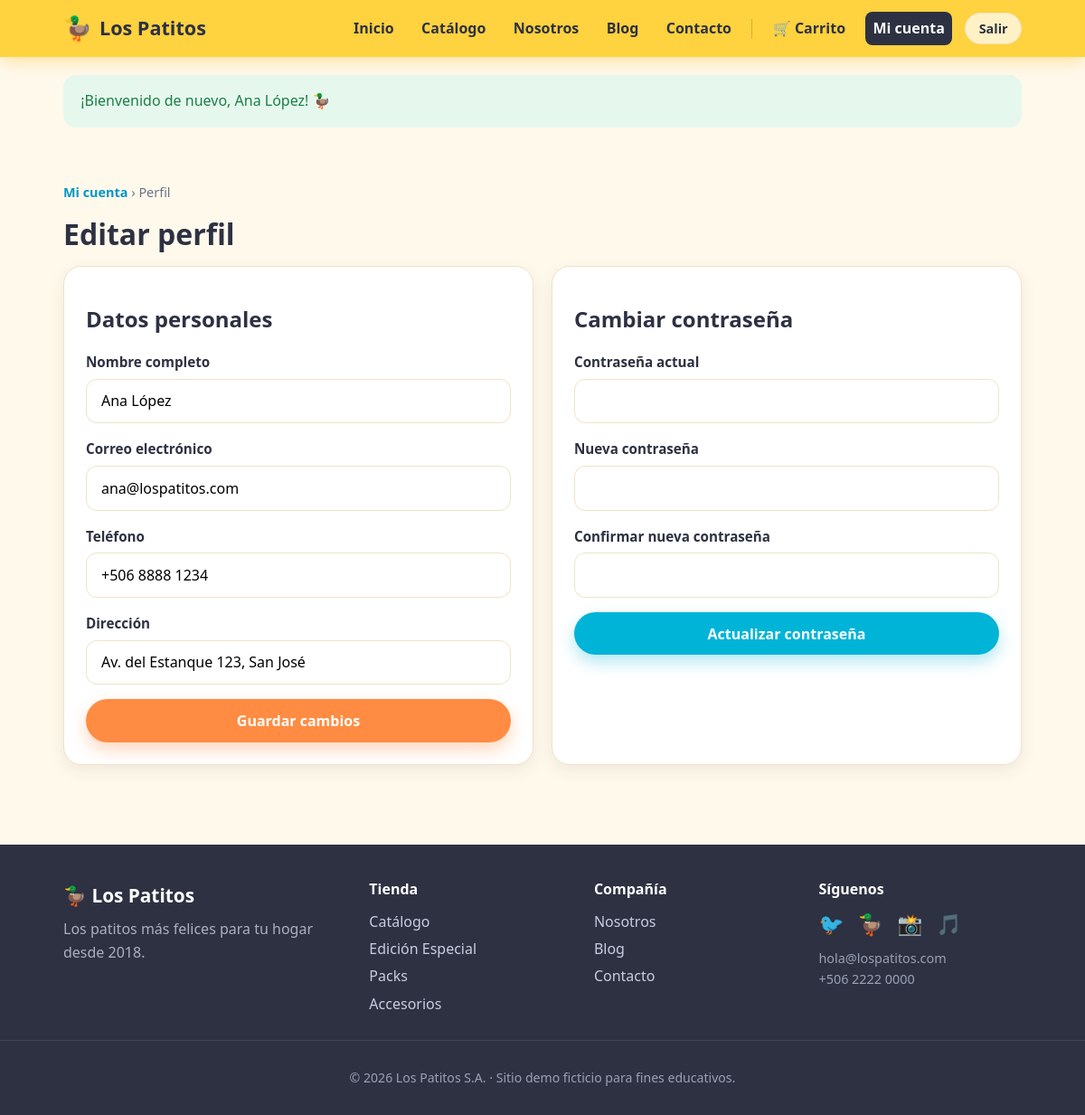
The app's page /perfil.php (signed in) with its own data.
### tables this page shows
CREATE TABLE IF NOT EXISTS usuarios (
    id BIGINT UNSIGNED AUTO_INCREMENT PRIMARY KEY,
    nombre VARCHAR(120) NOT NULL,
    correo VARCHAR(150) NOT NULL,
    usuario VARCHAR(50) NOT NULL,
    password_hash VARCHAR(255) NOT NULL,
    telefono VARCHAR(30) NULL,
    direccion VARCHAR(255) NULL,
    estado ENUM('activo', 'inactivo') NOT NULL DEFAULT 'activo',
    fecha_creacion TIMESTAMP NOT NULL DEFAULT CURRENT_TIMESTAMP,
    UNIQUE KEY uk_usuarios_correo (correo),
    UNIQUE KEY uk_usuarios_usuario (usuario)
);

### includes/auth.php (called while the page is built, shortened)
<?php
require_once __DIR__ . '/../config.php';
require_once __DIR__ . '/helpers.php';
function find_user_by_id(int $id): ?array
{
    $stmt = db()->prepare(
        'SELECT id, nombre, correo, usuario, telefono, direccion, estado, fecha_creacion
         FROM usuarios
         WHERE id = :id
         LIMIT 1'
    );
    $stmt->execute(['id' => $id]);
    $user = $stmt->fetch();
    return $user ?: null;
}
function is_authenticated(): bool
{
    return !empty($_SESSION['user_id']);
}
function current_user(): ?array
{
    $user = find_user_by_id((int) $_SESSION['user_id']);
    return $user;
}

### config.php (called while the page is built, shortened)
<?php
function db(): PDO
{
    static $pdo = null;
    if ($pdo instanceof PDO) {
        return $pdo;
    }
    $dsn = sprintf(
        'mysql:host=%s;port=%s;dbname=%s;charset=utf8mb4',
        DB_HOST,
        DB_PORT,
        DB_NAME
    );
    $options = [
        PDO::ATTR_ERRMODE => PDO::ERRMODE_EXCEPTION,
        PDO::ATTR_DEFAULT_FETCH_MODE => PDO::FETCH_ASSOC,
        PDO::ATTR_EMULATE_PREPARES => false,
    ];
    $pdo = new PDO($dsn, DB_USER, DB_PASS, $options);
    return $pdo;
}

### includes/helpers.php (called while the page is built, shortened)
<?php
function e(?string $value): string
{
    return htmlspecialchars((string) $value, ENT_QUOTES, 'UTF-8');
}

### perfil.php (the view, shortened to what this page needs)
<?php
require_once __DIR__ . '/config.php';
require_once __DIR__ . '/includes/layout.php';
$user = require_auth();
render_header('Editar perfil', 'cuenta');
?>
<section class="section">
    <div class="container">
        <p class="breadcrumb"><a href="dashboard.php">Mi cuenta</a> › Perfil</p>
        <h1 class="page-title">Editar perfil</h1>
        <div class="grid grid--2 mt-2">
            <div class="card">
                <h2>Datos personales</h2>
                <form method="post" class="form">
                    <label class="form__group">
                        <span>Nombre completo</span>
                        <input type="text" name="nombre" value="<?= e($user['nombre']) ?>" required minlength="3" maxlength="120">
                    </label>
                    <label class="form__group">
                        <span>Correo electrónico</span>
                        <input type="email" name="correo" value="<?= e($user['correo']) ?>" required maxlength="150">
                    </label>
                    <label class="form__group">
                        <span>Teléfono</span>
                        <input type="text" name="telefono" value="<?= e($user['telefono'] ?? '') ?>" maxlength="30" placeholder="+506 0000 0000">
                    </label>
                    <label class="form__group">
                        <span>Dirección</span>
                        <input type="text" name="direccion" value="<?= e($user['direccion'] ?? '') ?>" maxlength="255" placeholder="Calle, ciudad…">
                    </label>
                    <button type="submit" class="button button--primary">Guardar cambios</button>
                </form>
            </div>
            <div class="card">
                <h2>Cambiar contraseña</h2>
                <form method="post" class="form">
                    <label class="form__group">
                        <span>Contraseña actual</span>
                        <input type="password" name="password_actual" required>
                    </label>
                    <label class="form__group">
                        <span>Nueva contraseña</span>
                        <input type="password" name="password_nueva" required minlength="8">
                    </label>
                    <label class="form__group">
                        <span>Confirmar nueva contraseña</span>
                        <input type="password" name="password_confirm" required minlength="8">
                    </label>
                    <button type="submit" class="button button--secondary">Actualizar contraseña</button>
                </form>
            </div>
        </div>
    </div>
</section>

### assets/css/styles.css (style rules this page uses)
:root { --duck: #ffd23f; --duck-dark: #f4b400; --water: #00b4d8; --water-dark: #0096c7; --beak: #ff8c42; --beak-dark: #f4761f; --cream: #fff9ec; --card: #ffffff; --border: #f0e3c5; --text: #2d3142; --muted: #6c7385; --success-bg: #e6f8ee; --success-text: #1b7f46; --error-bg: #fdecec; --error-text: #c4321f; --shadow: 0 18px 50px rgba(45, 49, 66, 0.10); --shadow-sm: 0 6px 18px rgba(45, 49, 66, 0.08); --radius: 20px; }
* { box-sizing: border-box; }
html { scroll-behavior: smooth; }
body { margin: 0; font-family: "Segoe UI", "Trebuchet MS", Arial, sans-serif; background: var(--cream); color: var(--text); line-height: 1.6; display: flex; flex-direction: column; min-height: 100vh; }
h1, h2, h3, h4 { line-height: 1.2; color: var(--text); }
a { color: var(--water-dark); text-decoration: none; font-weight: 600; }
.container { width: 100%; max-width: 1100px; margin: 0 auto; padding: 0 1.25rem; }
.section { padding: 2.5rem 0; }
.button { display: inline-flex; align-items: center; justify-content: center; gap: 0.4rem; border: 0; border-radius: 999px; padding: 0.8rem 1.4rem; font-size: 1rem; font-weight: 700; font-family: inherit; cursor: pointer; text-decoration: none; transition: transform 0.15s ease, box-shadow 0.15s ease, background 0.15s ease; }
.button--primary { background: var(--beak); color: #fff; box-shadow: 0 8px 18px rgba(255, 140, 66, 0.35); }
.button--secondary { background: var(--water); color: #fff; box-shadow: 0 8px 18px rgba(0, 180, 216, 0.3); }
.grid { display: grid; gap: 1.25rem; }
.grid--2 { grid-template-columns: repeat(auto-fit, minmax(280px, 1fr)); }
.card { background: var(--card); border: 1px solid var(--border); border-radius: var(--radius); box-shadow: var(--shadow-sm); padding: 1.5rem; }
.form { display: grid; gap: 1rem; }
.form__group { display: grid; gap: 0.4rem; }
.form__group span { font-weight: 700; font-size: 0.95rem; }
.form__group input, .form__group textarea, .form__group select { width: 100%; padding: 0.8rem 1rem; border-radius: 12px; border: 1px solid var(--border); font-size: 1rem; font-family: inherit; background: #fff; outline: none; transition: border-color 0.2s ease, box-shadow 0.2s ease; }
.mt-2 { margin-top: 1rem; }
.breadcrumb { color: var(--muted); font-size: 0.9rem; margin: 0 0 1rem; }
.page-title { font-size: 2rem; margin: 0.2rem 0 0.4rem; }

### records on screen
usuarios: nombre "Ana López", correo "ana@lospatitos.com", telefono "+506 8888 1234", direccion "Av. del Estanque 123, San José"

### other values on screen
$label "Inicio"
$label "Catálogo"
$label "Nosotros"
$label "Blog"
$label "Contacto"
$flash['message'] "¡Bienvenido de nuevo, Ana López! 🦆"
$year "2026"
